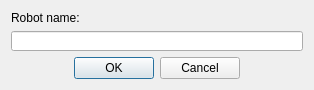
<?xml version="1.0" encoding="UTF-8"?>
<ui version="4.0">
 <class>Dialog</class>
 <widget class="QDialog" name="Dialog">
  <property name="windowModality">
   <enum>Qt::NonModal</enum>
  </property>
  <property name="geometry">
   <rect>
    <x>0</x>
    <y>0</y>
    <width>314</width>
    <height>88</height>
   </rect>
  </property>
  <property name="sizePolicy">
   <sizepolicy hsizetype="Fixed" vsizetype="Fixed">
    <horstretch>0</horstretch>
    <verstretch>0</verstretch>
   </sizepolicy>
  </property>
  <property name="windowTitle">
   <string>Save Robot</string>
  </property>
  <property name="modal">
   <bool>false</bool>
  </property>
  <layout class="QVBoxLayout" name="verticalLayout">
   <item>
    <widget class="QLabel" name="label_name">
     <property name="maximumSize">
      <size>
       <width>16777215</width>
       <height>20</height>
      </size>
     </property>
     <property name="text">
      <string>Robot name: </string>
     </property>
    </widget>
   </item>
   <item>
    <widget class="QLineEdit" name="lineEdit_name">
     <property name="maximumSize">
      <size>
       <width>16777215</width>
       <height>20</height>
      </size>
     </property>
    </widget>
   </item>
   <item>
    <widget class="QDialogButtonBox" name="buttonBox">
     <property name="orientation">
      <enum>Qt::Horizontal</enum>
     </property>
     <property name="standardButtons">
      <set>QDialogButtonBox::Cancel|QDialogButtonBox::Ok</set>
     </property>
     <property name="centerButtons">
      <bool>true</bool>
     </property>
    </widget>
   </item>
  </layout>
 </widget>
 <resources/>
 <connections>
  <connection>
   <sender>buttonBox</sender>
   <signal>accepted()</signal>
   <receiver>Dialog</receiver>
   <slot>accept()</slot>
   <hints>
    <hint type="sourcelabel">
     <x>248</x>
     <y>254</y>
    </hint>
    <hint type="destinationlabel">
     <x>157</x>
     <y>274</y>
    </hint>
   </hints>
  </connection>
  <connection>
   <sender>buttonBox</sender>
   <signal>rejected()</signal>
   <receiver>Dialog</receiver>
   <slot>reject()</slot>
   <hints>
    <hint type="sourcelabel">
     <x>316</x>
     <y>260</y>
    </hint>
    <hint type="destinationlabel">
     <x>286</x>
     <y>274</y>
    </hint>
   </hints>
  </connection>
 </connections>
</ui>
